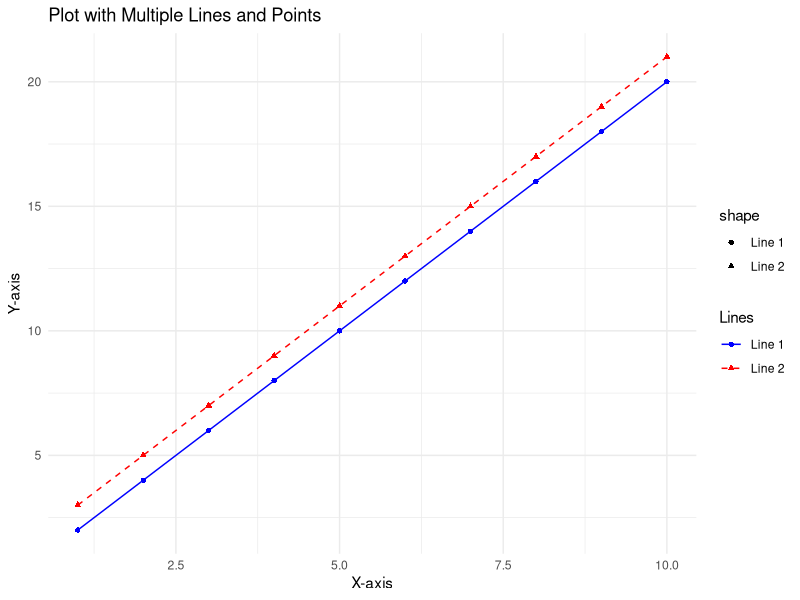

This figure's R source:
# Sample data
x <- 1:10
y1 <- c(2, 4, 6, 8, 10, 12, 14, 16, 18, 20)
y2 <- c(3, 5, 7, 9, 11, 13, 15, 17, 19, 21)

# Load ggplot2 library
library(ggplot2)




# Create the plot
tiff("sampleGraph.tiff", units="in", width=5, height=5, res=300)

ggplot(data = data.frame(x = x, y1 = y1, y2 = y2)) +
  geom_line(aes(x = x, y = y1, color = "Line 1", linetype = "Line 1")) +
  geom_point(aes(x = x, y = y1, color = "Line 1", shape = "Line 1")) +
  geom_line(aes(x = x, y = y2, color = "Line 2", linetype = "Line 2")) +
  geom_point(aes(x = x, y = y2, color = "Line 2", shape = "Line 2")) +
  labs(title = "Plot with Multiple Lines and Points",
       x = "X-axis", y = "Y-axis", color = "Lines", linetype = "Lines") +
  scale_color_manual(values = c("Line 1" = "blue", "Line 2" = "red"),
                     labels = c("Line 1", "Line 2")) +
  scale_linetype_manual(values = c("Line 1" = "solid", "Line 2" = "dashed")) +
  scale_shape_manual(values = c("Line 1" = 16, "Line 2" = 17)) +
  guides(color = guide_legend(override.aes = list(shape = c(16, 17)))) +
  theme_minimal()
dev.off()
